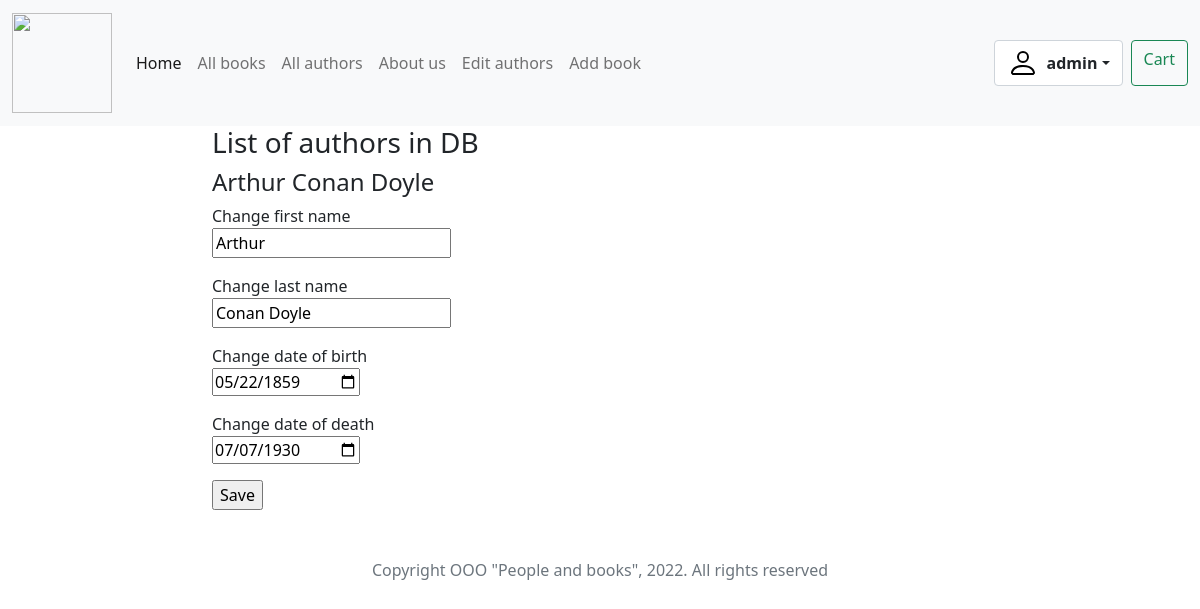
Screenshot of /edit1/1/ (signed in) with the database file from the repository.
### catalog/models.py (models this page shows, shortened)
class Author(models.Model):
    first_name = models.CharField(max_length=100, help_text="Enter author first name", verbose_name="Author first name")
    last_name = models.CharField(max_length=100, help_text="Enter author last name", verbose_name="Author last name")
    date_of_birth = models.DateField(help_text="Enter a author`s date of birth",
                                     verbose_name="Author date of birth",
                                     null=True,
                                     blank=True)
    date_of_death = models.DateField(help_text="Enter a author`s date of death",
                                     verbose_name="Author date of death",
                                     null=True,
                                     blank=True)
    class Meta:
        ordering = ['-id']

### catalog/views.py (the view)
# urls.py: path('edit1/<int:id>/', views.edit1, name="edit1"),
def edit1(request, id):
    author = Author.objects.get(id=id)
    if request.method == "POST":
        author.first_name = request.POST.get("first_name")
        author.last_name = request.POST.get("last_name")
        author.date_of_birth = request.POST.get("date_of_birth")
        author.date_of_death = request.POST.get("date_of_death")
        author.save()
        return HttpResponseRedirect("/authors_add/")
    else:
        return render(request, "edit1.html", {"author": author})

### catalog/templates/edit1.html (shortened to what this page needs)
{% extends 'base_generic.html' %}
{% block content %}
    {% if user.is_staff %}
        <h3>List of authors in DB</h3>
        <h4>{{author.first_name}} {{author.last_name}}</h4>
            <form method="POST">
                <p><label>Change first name</label><br>
                    <input type="text" name="first_name", value="{{author.first_name}}">
                </p>
                <p><label>Change last name</label><br>
                    <input type="text" name="last_name", value="{{author.last_name}}">
                </p>
                <p><label>Change date of birth</label><br>
                    <input type="date" name="date_of_birth", value="{{author.date_of_birth|date:'Y-m-d'}}">
                </p>
                <p><label>Change date of death</label><br>
                    <input type="date" name="date_of_death", value="{{author.date_of_death|date:'Y-m-d'}}">
                </p>
                <input type="submit", value="Save">
            </form>
        {% endif %}
{% endblock content %}

### catalog/templates/base_generic.html (shortened to what this page needs)
<!DOCTYPE html>
<html lang="en">
<head>
    <link href="https://cdn.jsdelivr.net/npm/bootstrap@5.1.3/dist/css/bootstrap.min.css" rel="stylesheet"
>
    <link rel="stylesheet" href="https://cdnjs.cloudflare.com/ajax/libs/font-awesome/4.7.0/css/font-awesome.min.css">
    <link rel="stylesheet" href="https://cdn.jsdelivr.net/npm/bootstrap-icons@1.8.1/font/bootstrap-icons.css">
    {% load static %}
    <link rel="stylesheet" href="{% static 'css/styles.css' %}">
    {% block navbar %}
        <nav class="navbar navbar-expand-lg navbar-light bg-light">
            <div class="container-fluid">
                <a class="navbar-brand" href="/"><img src="{% static 'images/logotip.png' %}" height=100 width=100></a>
                <div class="collapse navbar-collapse" id="navbarTogglerDemo03">
                    <ul class="navbar-nav me-auto mb-2 mb-lg-0">
                        <li class="nav-item">
                            <a class="nav-link active" aria-current="page" href="/">Home</a>
                        </li>
                        <li class="nav-item">
                            <a class="nav-link" href="{% url 'books' %}">All books</a>
                        </li>
                        <li class="nav-item">
                            <a class="nav-link" href="{% url 'authors' %}">All authors</a>
                        </li>
                        <li class="nav-item">
                            <a class="nav-link" href="{% url 'about_us' %}">About us</a>
                        </li>
                        {% if user.is_authenticated %}
                            {% if user.is_staff %}
                            <li class="nav-item">
                                <a class="nav-link" href="{% url 'authors_add' %}">Edit authors</a>
                            </li>
                            <li class="nav-item">
                                <a class="nav-link" href="{% url 'book_create' %}">Add book</a>
                            </li>
                            {% endif %}
                        {% endif %}
                    </ul>
                    <ul class="navbar-nav">
                        {% if user.is_authenticated %}
                            <div class="dropdown form-control me-2">
                                <a href="#" class="d-flex align-items-center link-dark text-decoration-none dropdown-toggle"
                                    id="dropdownUser2" data-bs-toggle="dropdown" aria-expanded="false">
                                    <img src="{% static  'bootstrap-icons-1.8.1/person.svg' %}" alt="" width="32" height="32"
                                        class="rounded-circle me-2">
                                    <strong>{{request.user.username}}</strong>
                                </a>
                            </div>
                        {% endif %}
                        {% if user.is_authenticated %}
                            <a class="btn btn-outline-success" href="/cart">Cart</a>
                        {% endif %}
                    </ul>
                </div>
            </div>
        </nav>
    {% endblock navbar %}
    {% block head %}
        <style="width:lOOpx; height:lOOpx;" align="absmiddle" />
    {% endblock head %}
</head>
{% block body %}
    <body>
        <div class="container-fluid">
            <div class="row">
                <div class="col-2">
                    </div>
                <div class="col-8">
                    {% block content %}{% endblock content %}
                    {% block footer %}
                        {% block copyright %}
                        <p class="mt-5 mb-3 text-muted d-flex justify-content-center">Copyright OOO "People and books", 2022. All rights reserved</p>
                        {% endblock copyright %}
                    {% endblock footer %}
                </div>
                <div class="col-2"></div>
            </div>
        </div>
    </body>
{% endblock body %}
</html>

### rows the page displays
Author: first_name "Arthur", last_name "Conan Doyle", date_of_birth "05/22/1859", date_of_death "07/07/1930"

### other values shown
{{ request.user.username }} "admin"
